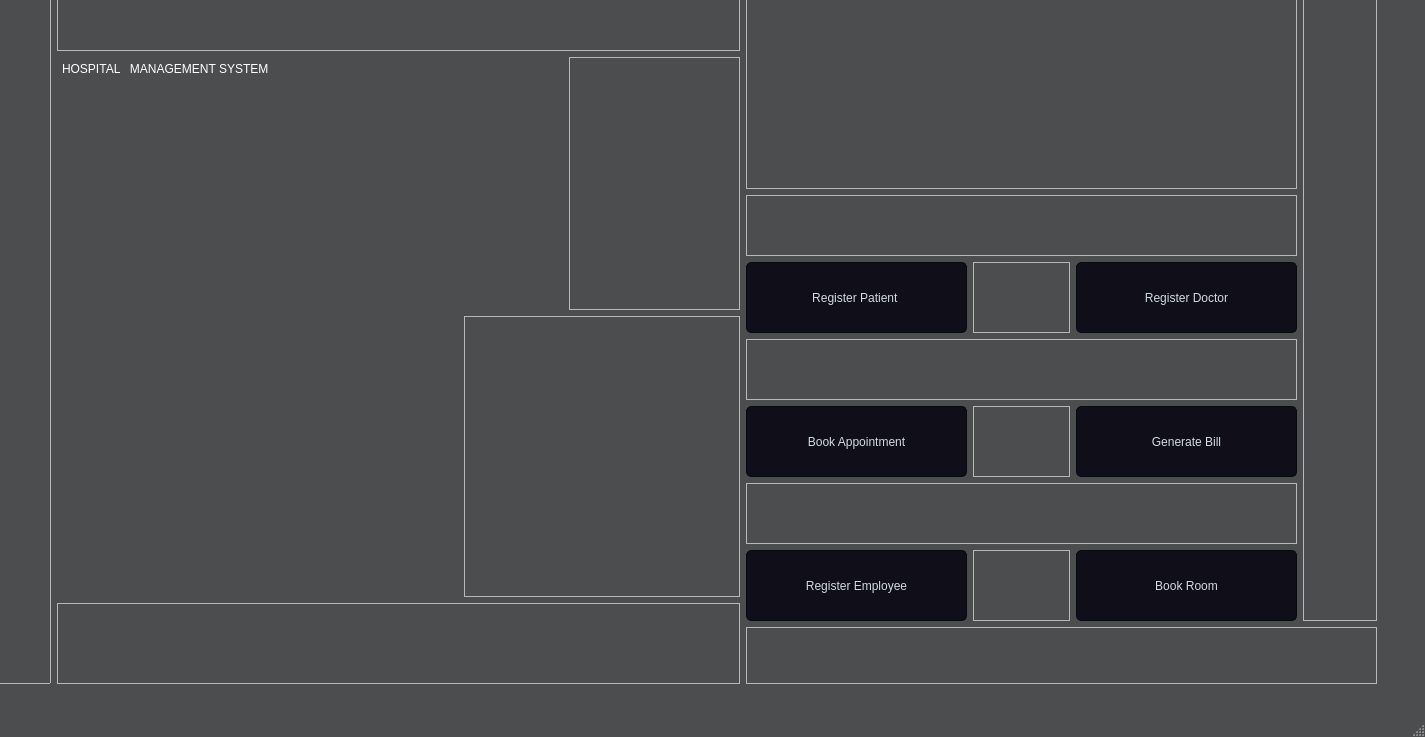
 <widget class="QMainWindow" name="MainWindow">
  <property name="geometry">
   <rect>
    <x>0</x>
    <y>0</y>
    <width>1425</width>
    <height>737</height>
   </rect>
  </property>
  <property name="windowTitle">
   <string>MainWindow</string>
  </property>
  <property name="styleSheet">
   <string notr="true">
QMainWindow {
	background-color:rgb(76, 77, 78);
}
QDialog {
	background-color:rgb(83, 83, 62);
}
QColorDialog {
	background-color:rgb(83, 83, 62);
}
QTextEdit {
	background-color:rgb(83, 83, 62);
	color: rgb(83, 83, 62);
}
QPlainTextEdit {
	selection-background-color:rgb(59, 60, 61);
	background-color:#1e1d23;
	border-style: solid;
	border-top-color: transparent;
	border-right-color: transparent;
	border-left-color: transparent;
	border-bottom-color: transparent;
	border-width: 1px;
	color: #a9b7c6;
}
QPushButton{
	border-style: solid;
	border-top-color: transparent;
	border-right-color: transparent;
	border-left-color: transparent;
	border-bottom-color: transparent;
	border-width: 1px;
	border-style: solid;
	color: rgb(83, 83, 62);
	padding: 2px;
	background-color: rgb(83, 83, 62);
}
QPushButton::default{
	border-style: inset;
	border-top-color: transparent;
	border-right-color: transparent;
	border-left-color: transparent;
	border-bottom-color: #04b97f;
	border-width: 1px;
	color: #a9b7c6;
	padding: 2px;
	background-color: #1e1d23;
}
QToolButton {
	border-style: solid;
	border-top-color: transparent;
	border-right-color: transparent;
	border-left-color: transparent;
	border-bottom-color: #04b97f;
	border-bottom-width: 1px;
	border-style: solid;
	color: #a9b7c6;
	padding: 2px;
	background-color: #1e1d23;
}
QToolButton:hover{
	border-style: solid;
	border-top-color: transparent;
	border-right-color: transparent;
	border-left-color: transparent;
	border-bottom-color: #37efba;
	border-bottom-width: 2px;
	border-style: solid;
	color: #FFFFFF;
	padding-bottom: 1px;
	background-color: #1e1d23;
}
QPushButton:hover{
	border-style: solid;
	border-top-color: transparent;
	border-right-color: transparent;
	border-left-color: transparent;
	border-bottom-color: #37efba;
	border-bottom-width: 1px;
	border-style: solid;
	color: #FFFFFF;
	padding-bottom: 2px;
	background-color: #1e1d23;
}
QPushButton:pressed{
	border-style: solid;
	border-top-color: transparent;
	border-right-color: transparent;
	border-left-color: transparent;
	border-bottom-color: #37efba;
	border-bottom-width: 2px;
	border-style: solid;
	color: #37efba;
	padding-bottom: 1px;
	background-color: #1e1d23;
}
QPushButton:disabled{
	border-style: solid;
	border-top-color: transparent;
	border-right-color: transparent;
	border-left-color: transparent;
	border-bottom-color: #808086;
	border-bottom-width: 2px;
	border-style: solid;
	color: #808086;
	padding-bottom: 1px;
	background-color: #1e1d23;
}
QLineEdit {
	border-width: 1px; border-radius: 4px;
	border-color: rgb(58, 58, 58);
	border-style: inset;
	padding: 0 8px;
	color: #a9b7c6;
	background:#1e1d23;
	selection-background-color:#007b50;
	selection-color: #FFFFFF;
}
QLabel {
	color: #a9b7c6;
}
QLCDNumber {
	color: #37e6b4;
}
QProgressBar {
	text-align: center;
	color: rgb(240, 240, 240);
	border-width: 1px; 
	border-radius: 10px;
	border-color: rgb(58, 58, 58);
	border-style: inset;
	background-color:#1e1d23;
}
QProgressBar::chunk {
	background-color: #04b97f;
	border-radius: 5px;
}
QMenuBar {
	background-color: #1e1d23;
}
QMenuBar::item {
	color: #a9b7c6;
  	spacing: 3px;
  	padding: 1px 4px;
  	background: #1e1d23;
}

QMenuBar::item:selected {
  	background:#1e1d23;
	color: #FFFFFF;
}
QMenu::item:selected {
	border-style: solid;
	border-top-color: transparent;
	border-right-color: transparent;
	border-left-color: #04b97f;
	border-bottom-color: transparent;
	border-left-width: 2px;
	color: #FFFFFF;
	padding-left:15px;
	padding-top:4px;
	padding-bottom:4px;
	padding-right:7px;
	background-color: #1e1d23;
}
QMenu::item {
	border-style: solid;
	border-top-color: transparent;
	border-right-color: transparent;
	border-left-color: transparent;
	border-bottom-color: transparent;
	border-bottom-width: 1px;
	border-style: solid;
	color: #a9b7c6;
	padding-left:17px;
	padding-top:4px;
	padding-bottom:4px;
	padding-right:7px;
	background-color: #1e1d23;
}
QMenu{
	background-color:#1e1d23;
}
QTabWidget {
	color:rgb(0,0,0);
	background-color:#1e1d23;
}
QTabWidget::pane {
		border-color: rgb(77,77,77);
		background-color:#1e1d23;
		border-style: solid;
		border-width: 1px;
    	border-radius: 6px;
}
QTabBar::tab {
	border-style: solid;
	border-top-color: transparent;
	border-right-color: transparent;
	border-left-color: transparent;
	border-bottom-color: transparent;
	border-bottom-width: 1px;
	border-style: solid;
	color: #808086;
	padding: 3px;
	margin-left:3px;
	background-color: #1e1d23;
}
QTabBar::tab:selected, QTabBar::tab:last:selected, QTabBar::tab:hover {
  	border-style: solid;
	border-top-color: transparent;
	border-right-color: transparent;
	border-left-color: transparent;
	border-bottom-color: #04b97f;
	border-bottom-width: 2px;
	border-style: solid;
	color: #FFFFFF;
	padding-left: 3px;
	padding-bottom: 2px;
	margin-left:3px;
	background-color: #1e1d23;
}

QCheckBox {
	color: #a9b7c6;
	padding: 2px;
}
QCheckBox:disabled {
	color: #808086;
	padding: 2px;
}

QCheckBox:hover {
	border-radius:4px;
	border-style:solid;
	padding-left: 1px;
	padding-right: 1px;
	padding-bottom: 1px;
	padding-top: 1px;
	border-width:1px;
	border-color: rgb(87, 97, 106);
	background-color:#1e1d23;
}
QCheckBox::indicator:checked {

	height: 10px;
	width: 10px;
	border-style:solid;
	border-width: 1px;
	border-color: #04b97f;
	color: #a9b7c6;
	background-color: #04b97f;
}
QCheckBox::indicator:unchecked {

	height: 10px;
	width: 10px;
	border-style:solid;
	border-width: 1px;
	border-color: #04b97f;
	color: #a9b7c6;
	background-color: transparent;
}
QRadioButton {
	color: #a9b7c6;
	background-color: #1e1d23;
	padding: 1px;
}
QRadioButton::indicator:checked {
	height: 10px;
	width: 10px;
	border-style:solid;
	border-radius:5px;
	border-width: 1px;
	border-color: #04b97f;
	color: #a9b7c6;
	background-color: #04b97f;
}
QRadioButton::indicator:!checked {
	height: 10px;
	width: 10px;
	border-style:solid;
	border-radius:5px;
	border-width: 1px;
	border-color: #04b97f;
	color: #a9b7c6;
	background-color: transparent;
}
QStatusBar {
	color:#027f7f;
}
QSpinBox {
	color: #a9b7c6;	
	background-color: #1e1d23;
}
QDoubleSpinBox {
	color: #a9b7c6;	
	background-color: #1e1d23;
}
QTimeEdit {
	color: #a9b7c6;	
	background-color: #1e1d23;
}
QDateTimeEdit {
	color: #a9b7c6;	
	background-color: #1e1d23;
}
QDateEdit {
	color: #a9b7c6;	
	background-color: #1e1d23;
}
QComboBox {
	color: #a9b7c6;	
	background: #1e1d23;
}
QComboBox:editable {
	background: #1e1d23;
	color: #a9b7c6;
	selection-background-color: #1e1d23;
}
QComboBox QAbstractItemView {
	color: #a9b7c6;	
	background: #1e1d23;
	selection-color: #FFFFFF;
	selection-background-color: #1e1d23;
}
QComboBox:!editable:on, QComboBox::drop-down:editable:on {
	color: #a9b7c6;	
	background: #1e1d23;
}
QFontComboBox {
	color: #a9b7c6;	
	background-color: #1e1d23;
}
QToolBox {
	color: #a9b7c6;
	background-color: #1e1d23;
}
QToolBox::tab {
	color: #a9b7c6;
	background-color: #1e1d23;
}
QToolBox::tab:selected {
	color: #FFFFFF;
	background-color: #1e1d23;
}
QScrollArea {
	color: #FFFFFF;
	background-color: #1e1d23;
}
QSlider::groove:horizontal {
	height: 5px;
	background: #04b97f;
}
QSlider::groove:vertical {
	width: 5px;
	background: #04b97f;
}
QSlider::handle:horizontal {
	background: qlineargradient(x1:0, y1:0, x2:1, y2:1, stop:0 #b4b4b4, stop:1 #8f8f8f);
	border: 1px solid #5c5c5c;
	width: 14px;
	margin: -5px 0;
	border-radius: 7px;
}
QSlider::handle:vertical {
	background: qlineargradient(x1:1, y1:1, x2:0, y2:0, stop:0 #b4b4b4, stop:1 #8f8f8f);
	border: 1px solid #5c5c5c;
	height: 14px;
	margin: 0 -5px;
	border-radius: 7px;
}
QSlider::add-page:horizontal {
    background: white;
}
QSlider::add-page:vertical {
    background: white;
}
QSlider::sub-page:horizontal {
    background: #04b97f;
}
QSlider::sub-page:vertical {
    background: #04b97f;
}</string>
  </property>
  <widget class="QWidget" name="centralwidget">
   <widget class="QWidget" name="layoutWidget">
    <property name="geometry">
     <rect>
      <x>-30</x>
      <y>-40</y>
      <width>1407</width>
      <height>724</height>
     </rect>
    </property>
    <layout class="QGridLayout" name="gridLayout">
     <item row="0" column="0">
      <layout class="QHBoxLayout" name="horizontalLayout_3">
       <item>
        <widget class="QFrame" name="frame_5">
         <property name="minimumSize">
          <size>
           <width>81</width>
           <height>671</height>
          </size>
         </property>
         <property name="frameShape">
          <enum>QFrame::StyledPanel</enum>
         </property>
         <property name="frameShadow">
          <enum>QFrame::Raised</enum>
         </property>
        </widget>
       </item>
       <item>
        <layout class="QVBoxLayout" name="verticalLayout_3">
         <item>
          <layout class="QVBoxLayout" name="verticalLayout_2">
           <item>
            <layout class="QVBoxLayout" name="verticalLayout">
             <item>
              <widget class="QFrame" name="frame">
               <property name="minimumSize">
                <size>
                 <width>661</width>
                 <height>91</height>
                </size>
               </property>
               <property name="frameShape">
                <enum>QFrame::StyledPanel</enum>
               </property>
               <property name="frameShadow">
                <enum>QFrame::Raised</enum>
               </property>
              </widget>
             </item>
             <item>
              <layout class="QHBoxLayout" name="horizontalLayout">
               <item>
                <widget class="QPlainTextEdit" name="plainTextEdit">
                 <property name="minimumSize">
                  <size>
                   <width>491</width>
                   <height>121</height>
                  </size>
                 </property>
                 <property name="styleSheet">
                  <string notr="true">background-color:rgb(76, 77, 78) ; 
font: 700 30pt &quot;HoloLens MDL2 Assets&quot;;
color:rgb(255, 255, 255);
</string>
                 </property>
                 <property name="plainText">
                  <string>HOSPITAL   MANAGEMENT SYSTEM</string>
                 </property>
                </widget>
               </item>
               <item>
                <widget class="QFrame" name="frame_2">
                 <property name="minimumSize">
                  <size>
                   <width>171</width>
                   <height>121</height>
                  </size>
                 </property>
                 <property name="frameShape">
                  <enum>QFrame::StyledPanel</enum>
                 </property>
                 <property name="frameShadow">
                  <enum>QFrame::Raised</enum>
                 </property>
                </widget>
               </item>
              </layout>
             </item>
            </layout>
           </item>
           <item>
            <layout class="QHBoxLayout" name="horizontalLayout_2">
             <item>
              <widget class="QLabel" name="label_patient">
               <property name="minimumSize">
                <size>
                 <width>401</width>
                 <height>281</height>
                </size>
               </property>
               <property name="text">
                <string/>
               </property>
              </widget>
             </item>
             <item>
              <widget class="QFrame" name="frame_3">
               <property name="minimumSize">
                <size>
                 <width>251</width>
                 <height>281</height>
                </size>
               </property>
               <property name="frameShape">
                <enum>QFrame::StyledPanel</enum>
               </property>
               <property name="frameShadow">
                <enum>QFrame::Raised</enum>
               </property>
              </widget>
             </item>
            </layout>
           </item>
          </layout>
         </item>
         <item>
          <widget class="QFrame" name="frame_4">
           <property name="minimumSize">
            <size>
             <width>661</width>
             <height>81</height>
            </size>
           </property>
           <property name="frameShape">
            <enum>QFrame::StyledPanel</enum>
           </property>
           <property name="frameShadow">
            <enum>QFrame::Raised</enum>
           </property>
          </widget>
         </item>
        </layout>
       </item>
      </layout>
     </item>
     <item row="0" column="1">
      <layout class="QVBoxLayout" name="verticalLayout_9">
       <item>
        <layout class="QHBoxLayout" name="horizontalLayout_7">
         <item>
          <layout class="QVBoxLayout" name="verticalLayout_8">
           <item>
            <widget class="QFrame" name="frame_12">
             <property name="minimumSize">
              <size>
               <width>551</width>
               <height>211</height>
              </size>
             </property>
             <property name="frameShape">
              <enum>QFrame::StyledPanel</enum>
             </property>
             <property name="frameShadow">
              <enum>QFrame::Raised</enum>
             </property>
            </widget>
           </item>
           <item>
            <layout class="QVBoxLayout" name="verticalLayout_7">
             <item>
              <layout class="QVBoxLayout" name="verticalLayout_4">
               <item>
                <widget class="QFrame" name="frame_9">
                 <property name="minimumSize">
                  <size>
                   <width>531</width>
                   <height>61</height>
                  </size>
                 </property>
                 <property name="frameShape">
                  <enum>QFrame::StyledPanel</enum>
                 </property>
                 <property name="frameShadow">
                  <enum>QFrame::Raised</enum>
                 </property>
                </widget>
               </item>
               <item>
                <layout class="QHBoxLayout" name="horizontalLayout_5">
                 <item>
                  <widget class="QPushButton" name="pushButton_2">
                   <property name="minimumSize">
                    <size>
                     <width>221</width>
                     <height>71</height>
                    </size>
                   </property>
                   <property name="styleSheet">
                    <string notr="true">
QPushButton{
	border-style: solid;
	border-color: #050a0e;
	border-width: 1px;
	border-radius: 5px;
	color: #d3dae3;
	padding: 2px;
	background-color: #100E19;
    font: 700 16pt &quot;Yu Gothic UI&quot;;
}
QPushButton::default{
	border-style: solid;
	border-color: #050a0e;
	border-width: 1px;
	border-radius: 5px;
	color: #FFFFFF;
	padding: 2px;
	background-color: #151a1e;
font: 700 16pt &quot;Yu Gothic UI&quot;;
}
QPushButton:hover{
	border-style: solid;
	border-top-color: qlineargradient(spread:pad, x1:0, y1:1, x2:1, y2:1, stop:0 #C0DB50, stop:0.4 #C0DB50, stop:0.5 #100E19, stop:1 #100E19);
    border-bottom-color: qlineargradient(spread:pad, x1:0, y1:1, x2:1, y2:1, stop:0 #100E19, stop:0.5 #100E19, stop:0.6 #C0DB50, stop:1 #C0DB50);
    border-left-color: qlineargradient(spread:pad, x1:0, y1:0, x2:0, y2:1, stop:0 #C0DB50, stop:0.3 #C0DB50, stop:0.7 #100E19, stop:1 #100E19);
    border-right-color: qlineargradient(spread:pad, x1:0, y1:1, x2:0, y2:0, stop:0 #C0DB50, stop:0.3 #C0DB50, stop:0.7 #100E19, stop:1 #100E19);
	border-width: 2px;
    border-radius: 1px;
	color: #d3dae3;
	padding: 2px;
}
QPushButton:pressed{
	border-style: solid;
	border-top-color: qlineargradient(spread:pad, x1:0, y1:1, x2:1, y2:1, stop:0 #d33af1, stop:0.4 #d33af1, stop:0.5 #100E19, stop:1 #100E19);
    border-bottom-color: qlineargradient(spread:pad, x1:0, y1:1, x2:1, y2:1, stop:0 #100E19, stop:0.5 #100E19, stop:0.6 #d33af1, stop:1 #d33af1);
    border-left-color: qlineargradient(spread:pad, x1:0, y1:0, x2:0, y2:1, stop:0 #d33af1, stop:0.3 #d33af1, stop:0.7 #100E19, stop:1 #100E19);
    border-right-color: qlineargradient(spread:pad, x1:0, y1:1, x2:0, y2:0, stop:0 #d33af1, stop:0.3 #d33af1, stop:0.7 #100E19, stop:1 #100E19);
	border-width: 2px;
    border-radius: 1px;
	color: #d3dae3;
	padding: 2px;
}
</string>
                   </property>
                   <property name="text">
                    <string>Register Patient </string>
                   </property>
                  </widget>
                 </item>
                 <item>
                  <widget class="QFrame" name="frame_8">
                   <property name="minimumSize">
                    <size>
                     <width>91</width>
                     <height>71</height>
                    </size>
                   </property>
                   <property name="frameShape">
                    <enum>QFrame::StyledPanel</enum>
                   </property>
                   <property name="frameShadow">
                    <enum>QFrame::Raised</enum>
                   </property>
                  </widget>
                 </item>
                 <item>
                  <widget class="QPushButton" name="pushButton_3">
                   <property name="minimumSize">
                    <size>
                     <width>221</width>
                     <height>71</height>
                    </size>
                   </property>
                   <property name="styleSheet">
                    <string notr="true">
QPushButton{
	border-style: solid;
	border-color: #050a0e;
	border-width: 1px;
	border-radius: 5px;
	color: #d3dae3;
	padding: 2px;
	background-color: #100E19;
    font: 700 16pt &quot;Yu Gothic UI&quot;;
}
QPushButton::default{
	border-style: solid;
	border-color: #050a0e;
	border-width: 1px;
	border-radius: 5px;
	color: #FFFFFF;
	padding: 2px;
	background-color: #151a1e;
font: 700 16pt &quot;Yu Gothic UI&quot;;
}
QPushButton:hover{
	border-style: solid;
	border-top-color: qlineargradient(spread:pad, x1:0, y1:1, x2:1, y2:1, stop:0 #C0DB50, stop:0.4 #C0DB50, stop:0.5 #100E19, stop:1 #100E19);
    border-bottom-color: qlineargradient(spread:pad, x1:0, y1:1, x2:1, y2:1, stop:0 #100E19, stop:0.5 #100E19, stop:0.6 #C0DB50, stop:1 #C0DB50);
    border-left-color: qlineargradient(spread:pad, x1:0, y1:0, x2:0, y2:1, stop:0 #C0DB50, stop:0.3 #C0DB50, stop:0.7 #100E19, stop:1 #100E19);
    border-right-color: qlineargradient(spread:pad, x1:0, y1:1, x2:0, y2:0, stop:0 #C0DB50, stop:0.3 #C0DB50, stop:0.7 #100E19, stop:1 #100E19);
	border-width: 2px;
    border-radius: 1px;
	color: #d3dae3;
	padding: 2px;
}
QPushButton:pressed{
	border-style: solid;
	border-top-color: qlineargradient(spread:pad, x1:0, y1:1, x2:1, y2:1, stop:0 #d33af1, stop:0.4 #d33af1, stop:0.5 #100E19, stop:1 #100E19);
    border-bottom-color: qlineargradient(spread:pad, x1:0, y1:1, x2:1, y2:1, stop:0 #100E19, stop:0.5 #100E19, stop:0.6 #d33af1, stop:1 #d33af1);
    border-left-color: qlineargradient(spread:pad, x1:0, y1:0, x2:0, y2:1, stop:0 #d33af1, stop:0.3 #d33af1, stop:0.7 #100E19, stop:1 #100E19);
    border-right-color: qlineargradient(spread:pad, x1:0, y1:1, x2:0, y2:0, stop:0 #d33af1, stop:0.3 #d33af1, stop:0.7 #100E19, stop:1 #100E19);
	border-width: 2px;
    border-radius: 1px;
	color: #d3dae3;
	padding: 2px;
}
</string>
                   </property>
                   <property name="text">
                    <string>Register Doctor</string>
                   </property>
                  </widget>
                 </item>
                </layout>
               </item>
              </layout>
             </item>
             <item>
              <layout class="QVBoxLayout" name="verticalLayout_5">
               <item>
                <widget class="QFrame" name="frame_11">
                 <property name="minimumSize">
                  <size>
                   <width>547</width>
                   <height>61</height>
                  </size>
                 </property>
                 <property name="frameShape">
                  <enum>QFrame::StyledPanel</enum>
                 </property>
                 <property name="frameShadow">
                  <enum>QFrame::Raised</enum>
                 </property>
                </widget>
               </item>
               <item>
                <layout class="QHBoxLayout" name="horizontalLayout_4">
                 <item>
                  <widget class="QPushButton" name="pushButton_4">
                   <property name="minimumSize">
                    <size>
                     <width>221</width>
                     <height>71</height>
                    </size>
                   </property>
                   <property name="styleSheet">
                    <string notr="true">
QPushButton{
	border-style: solid;
	border-color: #050a0e;
	border-width: 1px;
	border-radius: 5px;
	color: #d3dae3;
	padding: 2px;
	background-color: #100E19;
    font: 700 16pt &quot;Yu Gothic UI&quot;;
}
QPushButton::default{
	border-style: solid;
	border-color: #050a0e;
	border-width: 1px;
	border-radius: 5px;
	color: #FFFFFF;
	padding: 2px;
	background-color: #151a1e;
font: 700 16pt &quot;Yu Gothic UI&quot;;
}
QPushButton:hover{
	border-style: solid;
	border-top-color: qlineargradient(spread:pad, x1:0, y1:1, x2:1, y2:1, stop:0 #C0DB50, stop:0.4 #C0DB50, stop:0.5 #100E19, stop:1 #100E19);
    border-bottom-color: qlineargradient(spread:pad, x1:0, y1:1, x2:1, y2:1, stop:0 #100E19, stop:0.5 #100E19, stop:0.6 #C0DB50, stop:1 #C0DB50);
    border-left-color: qlineargradient(spread:pad, x1:0, y1:0, x2:0, y2:1, stop:0 #C0DB50, stop:0.3 #C0DB50, stop:0.7 #100E19, stop:1 #100E19);
    border-right-color: qlineargradient(spread:pad, x1:0, y1:1, x2:0, y2:0, stop:0 #C0DB50, stop:0.3 #C0DB50, stop:0.7 #100E19, stop:1 #100E19);
	border-width: 2px;
    border-radius: 1px;
	color: #d3dae3;
	padding: 2px;
}
QPushButton:pressed{
	border-style: solid;
	border-top-color: qlineargradient(spread:pad, x1:0, y1:1, x2:1, y2:1, stop:0 #d33af1, stop:0.4 #d33af1, stop:0.5 #100E19, stop:1 #100E19);
    border-bottom-color: qlineargradient(spread:pad, x1:0, y1:1, x2:1, y2:1, stop:0 #100E19, stop:0.5 #100E19, stop:0.6 #d33af1, stop:1 #d33af1);
    border-left-color: qlineargradient(spread:pad, x1:0, y1:0, x2:0, y2:1, stop:0 #d33af1, stop:0.3 #d33af1, stop:0.7 #100E19, stop:1 #100E19);
    border-right-color: qlineargradient(spread:pad, x1:0, y1:1, x2:0, y2:0, stop:0 #d33af1, stop:0.3 #d33af1, stop:0.7 #100E19, stop:1 #100E19);
	border-width: 2px;
    border-radius: 1px;
	color: #d3dae3;
	padding: 2px;
}
</string>
                   </property>
                   <property name="text">
                    <string>Book Appointment</string>
                   </property>
                  </widget>
                 </item>
                 <item>
                  <widget class="QFrame" name="frame_10">
                   <property name="minimumSize">
                    <size>
                     <width>91</width>
                     <height>71</height>
                    </size>
                   </property>
                   <property name="frameShape">
                    <enum>QFrame::StyledPanel</enum>
                   </property>
                   <property name="frameShadow">
                    <enum>QFrame::Raised</enum>
                   </property>
                  </widget>
                 </item>
                 <item>
                  <widget class="QPushButton" name="pushButton_8">
                   <property name="minimumSize">
                    <size>
                     <width>221</width>
                     <height>71</height>
                    </size>
                   </property>
                   <property name="styleSheet">
                    <string notr="true">
QPushButton{
	border-style: solid;
	border-color: #050a0e;
	border-width: 1px;
	border-radius: 5px;
	color: #d3dae3;
	padding: 2px;
	background-color: #100E19;
    font: 700 16pt &quot;Yu Gothic UI&quot;;
}
QPushButton::default{
	border-style: solid;
	border-color: #050a0e;
	border-width: 1px;
	border-radius: 5px;
	color: #FFFFFF;
	padding: 2px;
	background-color: #151a1e;
font: 700 16pt &quot;Yu Gothic UI&quot;;
}
QPushButton:hover{
	border-style: solid;
	border-top-color: qlineargradient(spread:pad, x1:0, y1:1, x2:1, y2:1, stop:0 #C0DB50, stop:0.4 #C0DB50, stop:0.5 #100E19, stop:1 #100E19);
    border-bottom-color: qlineargradient(spread:pad, x1:0, y1:1, x2:1, y2:1, stop:0 #100E19, stop:0.5 #100E19, stop:0.6 #C0DB50, stop:1 #C0DB50);
    border-left-color: qlineargradient(spread:pad, x1:0, y1:0, x2:0, y2:1, stop:0 #C0DB50, stop:0.3 #C0DB50, stop:0.7 #100E19, stop:1 #100E19);
    border-right-color: qlineargradient(spread:pad, x1:0, y1:1, x2:0, y2:0, stop:0 #C0DB50, stop:0.3 #C0DB50, stop:0.7 #100E19, stop:1 #100E19);
	border-width: 2px;
    border-radius: 1px;
	color: #d3dae3;
	padding: 2px;
}
QPushButton:pressed{
	border-style: solid;
	border-top-color: qlineargradient(spread:pad, x1:0, y1:1, x2:1, y2:1, stop:0 #d33af1, stop:0.4 #d33af1, stop:0.5 #100E19, stop:1 #100E19);
    border-bottom-color: qlineargradient(spread:pad, x1:0, y1:1, x2:1, y2:1, stop:0 #100E19, stop:0.5 #100E19, stop:0.6 #d33af1, stop:1 #d33af1);
    border-left-color: qlineargradient(spread:pad, x1:0, y1:0, x2:0, y2:1, stop:0 #d33af1, stop:0.3 #d33af1, stop:0.7 #100E19, stop:1 #100E19);
    border-right-color: qlineargradient(spread:pad, x1:0, y1:1, x2:0, y2:0, stop:0 #d33af1, stop:0.3 #d33af1, stop:0.7 #100E19, stop:1 #100E19);
	border-width: 2px;
    border-radius: 1px;
	color: #d3dae3;
	padding: 2px;
}
</string>
                   </property>
                   <property name="text">
                    <string>Generate Bill</string>
                   </property>
                  </widget>
                 </item>
                </layout>
               </item>
              </layout>
             </item>
             <item>
              <layout class="QVBoxLayout" name="verticalLayout_6">
               <item>
                <widget class="QFrame" name="frame_6">
                 <property name="minimumSize">
                  <size>
                   <width>531</width>
                   <height>61</height>
                  </size>
                 </property>
                 <property name="frameShape">
                  <enum>QFrame::StyledPanel</enum>
                 </property>
                 <property name="frameShadow">
                  <enum>QFrame::Raised</enum>
                 </property>
                </widget>
               </item>
               <item>
                <layout class="QHBoxLayout" name="horizontalLayout_6">
                 <item>
                  <widget class="QPushButton" name="pushButton_7">
                   <property name="minimumSize">
                    <size>
                     <width>221</width>
                     <height>71</height>
                    </size>
                   </property>
                   <property name="styleSheet">
                    <string notr="true">
QPushButton{
	border-style: solid;
	border-color: #050a0e;
	border-width: 1px;
	border-radius: 5px;
	color: #d3dae3;
	padding: 2px;
	background-color: #100E19;
    font: 700 16pt &quot;Yu Gothic UI&quot;;
}
QPushButton::default{
	border-style: solid;
	border-color: #050a0e;
	border-width: 1px;
	border-radius: 5px;
	color: #FFFFFF;
	padding: 2px;
	background-color: #151a1e;
font: 700 16pt &quot;Yu Gothic UI&quot;;
}
QPushButton:hover{
	border-style: solid;
	border-top-color: qlineargradient(spread:pad, x1:0, y1:1, x2:1, y2:1, stop:0 #C0DB50, stop:0.4 #C0DB50, stop:0.5 #100E19, stop:1 #100E19);
    border-bottom-color: qlineargradient(spread:pad, x1:0, y1:1, x2:1, y2:1, stop:0 #100E19, stop:0.5 #100E19, stop:0.6 #C0DB50, stop:1 #C0DB50);
    border-left-color: qlineargradient(spread:pad, x1:0, y1:0, x2:0, y2:1, stop:0 #C0DB50, stop:0.3 #C0DB50, stop:0.7 #100E19, stop:1 #100E19);
    border-right-color: qlineargradient(spread:pad, x1:0, y1:1, x2:0, y2:0, stop:0 #C0DB50, stop:0.3 #C0DB50, stop:0.7 #100E19, stop:1 #100E19);
	border-width: 2px;
    border-radius: 1px;
	color: #d3dae3;
	padding: 2px;
}
QPushButton:pressed{
	border-style: solid;
	border-top-color: qlineargradient(spread:pad, x1:0, y1:1, x2:1, y2:1, stop:0 #d33af1, stop:0.4 #d33af1, stop:0.5 #100E19, stop:1 #100E19);
    border-bottom-color: qlineargradient(spread:pad, x1:0, y1:1, x2:1, y2:1, stop:0 #100E19, stop:0.5 #100E19, stop:0.6 #d33af1, stop:1 #d33af1);
    border-left-color: qlineargradient(spread:pad, x1:0, y1:0, x2:0, y2:1, stop:0 #d33af1, stop:0.3 #d33af1, stop:0.7 #100E19, stop:1 #100E19);
    border-right-color: qlineargradient(spread:pad, x1:0, y1:1, x2:0, y2:0, stop:0 #d33af1, stop:0.3 #d33af1, stop:0.7 #100E19, stop:1 #100E19);
	border-width: 2px;
    border-radius: 1px;
	color: #d3dae3;
	padding: 2px;
}
</string>
                   </property>
                   <property name="text">
                    <string>Register Employee</string>
                   </property>
                  </widget>
                 </item>
                 <item>
                  <widget class="QFrame" name="frame_7">
                   <property name="minimumSize">
                    <size>
                     <width>91</width>
                     <height>71</height>
                    </size>
                   </property>
                   <property name="frameShape">
                    <enum>QFrame::StyledPanel</enum>
                   </property>
                   <property name="frameShadow">
                    <enum>QFrame::Raised</enum>
                   </property>
                  </widget>
                 </item>
                 <item>
                  <widget class="QPushButton" name="pushButton_6">
                   <property name="minimumSize">
                    <size>
                     <width>221</width>
                     <height>71</height>
                    </size>
                   </property>
                   <property name="styleSheet">
                    <string notr="true">
QPushButton{
	border-style: solid;
	border-color: #050a0e;
	border-width: 1px;
	border-radius: 5px;
	color: #d3dae3;
	padding: 2px;
	background-color: #100E19;
    font: 700 16pt &quot;Yu Gothic UI&quot;;
}
QPushButton::default{
	border-style: solid;
	border-color: #050a0e;
	border-width: 1px;
	border-radius: 5px;
	color: #FFFFFF;
	padding: 2px;
	background-color: #151a1e;
font: 700 16pt &quot;Yu Gothic UI&quot;;
}
QPushButton:hover{
	border-style: solid;
	border-top-color: qlineargradient(spread:pad, x1:0, y1:1, x2:1, y2:1, stop:0 #C0DB50, stop:0.4 #C0DB50, stop:0.5 #100E19, stop:1 #100E19);
    border-bottom-color: qlineargradient(spread:pad, x1:0, y1:1, x2:1, y2:1, stop:0 #100E19, stop:0.5 #100E19, stop:0.6 #C0DB50, stop:1 #C0DB50);
    border-left-color: qlineargradient(spread:pad, x1:0, y1:0, x2:0, y2:1, stop:0 #C0DB50, stop:0.3 #C0DB50, stop:0.7 #100E19, stop:1 #100E19);
    border-right-color: qlineargradient(spread:pad, x1:0, y1:1, x2:0, y2:0, stop:0 #C0DB50, stop:0.3 #C0DB50, stop:0.7 #100E19, stop:1 #100E19);
	border-width: 2px;
    border-radius: 1px;
	color: #d3dae3;
	padding: 2px;
}
QPushButton:pressed{
	border-style: solid;
	border-top-color: qlineargradient(spread:pad, x1:0, y1:1, x2:1, y2:1, stop:0 #d33af1, stop:0.4 #d33af1, stop:0.5 #100E19, stop:1 #100E19);
    border-bottom-color: qlineargradient(spread:pad, x1:0, y1:1, x2:1, y2:1, stop:0 #100E19, stop:0.5 #100E19, stop:0.6 #d33af1, stop:1 #d33af1);
    border-left-color: qlineargradient(spread:pad, x1:0, y1:0, x2:0, y2:1, stop:0 #d33af1, stop:0.3 #d33af1, stop:0.7 #100E19, stop:1 #100E19);
    border-right-color: qlineargradient(spread:pad, x1:0, y1:1, x2:0, y2:0, stop:0 #d33af1, stop:0.3 #d33af1, stop:0.7 #100E19, stop:1 #100E19);
	border-width: 2px;
    border-radius: 1px;
	color: #d3dae3;
	padding: 2px;
}
</string>
                   </property>
                   <property name="text">
                    <string>Book Room</string>
                   </property>
                  </widget>
                 </item>
                </layout>
               </item>
              </layout>
             </item>
            </layout>
           </item>
          </layout>
         </item>
         <item>
          <widget class="QFrame" name="frame_13">
           <property name="minimumSize">
            <size>
             <width>71</width>
             <height>661</height>
            </size>
           </property>
           <property name="frameShape">
            <enum>QFrame::StyledPanel</enum>
           </property>
           <property name="frameShadow">
            <enum>QFrame::Raised</enum>
           </property>
          </widget>
         </item>
        </layout>
       </item>
       <item>
        <widget class="QFrame" name="frame_14">
         <property name="minimumSize">
          <size>
           <width>631</width>
           <height>51</height>
          </size>
         </property>
         <property name="frameShape">
          <enum>QFrame::StyledPanel</enum>
         </property>
         <property name="frameShadow">
          <enum>QFrame::Raised</enum>
         </property>
        </widget>
       </item>
      </layout>
     </item>
    </layout>
   </widget>
  </widget>
  <widget class="QMenuBar" name="menubar">
   <property name="geometry">
    <rect>
     <x>0</x>
     <y>0</y>
     <width>1425</width>
     <height>18</height>
    </rect>
   </property>
  </widget>
  <widget class="QStatusBar" name="statusbar"/>
 </widget>
